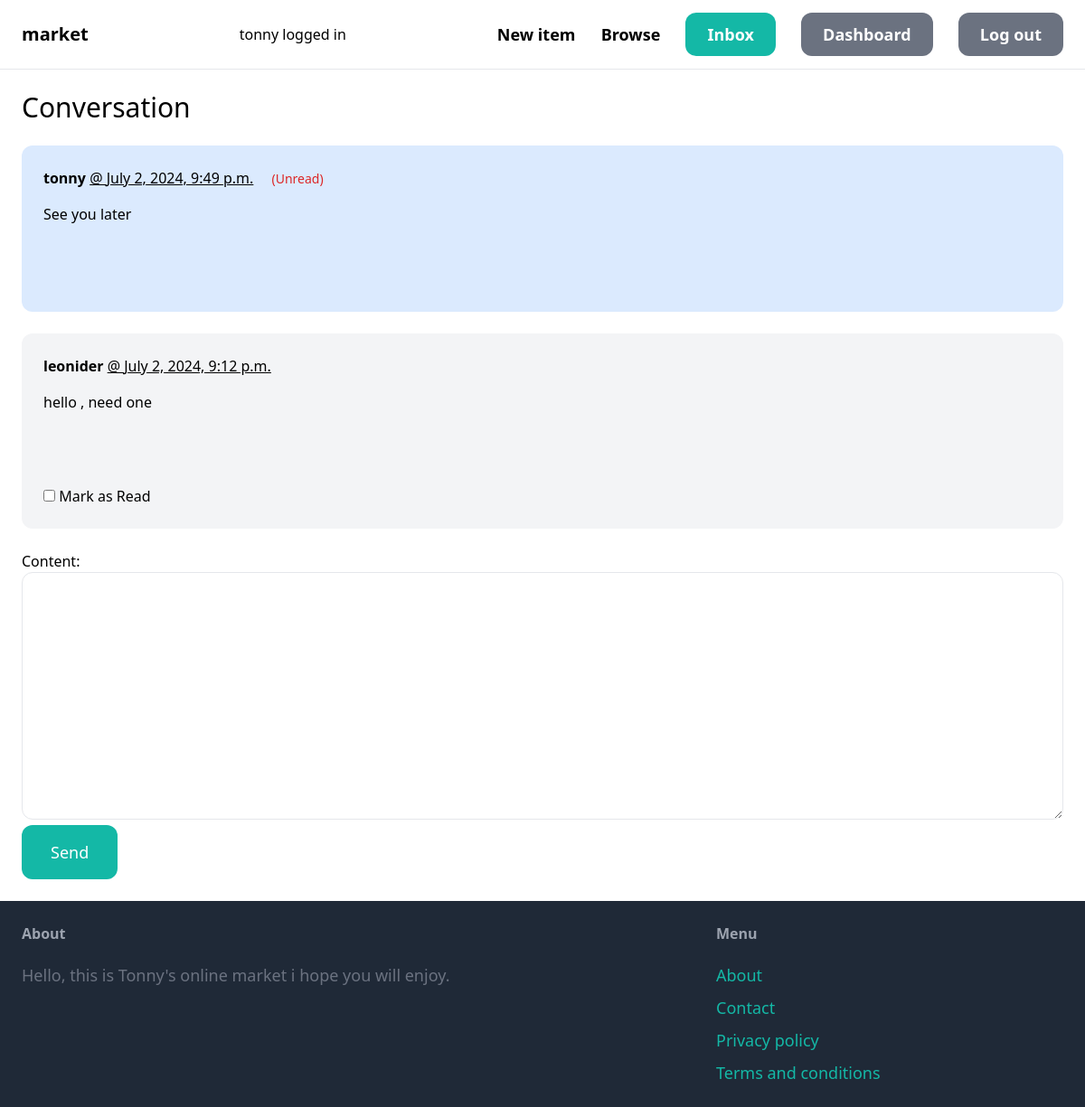
The page /inbox/2/ (signed in) on the database its author committed.
### conversation/models.py (models this page shows, shortened)
class ConversationMessage(models.Model):
    conversation = models.ForeignKey(Conversation, related_name='messages', on_delete=models.CASCADE)
    content = models.TextField()
    created_at = models.DateTimeField(auto_now_add=True)
    created_by = models.ForeignKey(User, related_name='created_messages', on_delete=models.CASCADE)
    is_read = models.BooleanField(default=False)
    class Meta:
        ordering = ('-created_at',)

### conversation/views.py (the view)
# urls.py: path('<int:pk>/', views.detail, name='detail'),
@login_required
def detail(request, pk):
    conversation = Conversation.objects.filter(members__in=[request.user.id]).get(pk=pk)
    if request.method == 'POST':
        form = ConversationMessageForm(request.POST)
        if form.is_valid():
            conversation_message = form.save(commit=False)
            conversation_message.conversation = conversation
            conversation_message.created_by = request.user
            conversation_message.save()
            conversation.save()
            return redirect('conversation:detail', pk=pk)
    else:
        form = ConversationMessageForm()
    return render(request, 'conversation/detail.html', {
        'conversation': conversation,
        'form': form
    })

### conversation/forms.py
class ConversationMessageForm(forms.ModelForm):
    class Meta:
        model = ConversationMessage
        fields = ['content',]
        widgets = {
            'content': forms.Textarea(attrs={
                'class': 'w-full py-4 px-6 rounded-xl border',
            })
        }

### conversation/templates/conversation/detail.html (shortened to what this page needs)
{% extends 'core/base.html' %}
{% block content %}
<h1 class="mb-6 text-3xl">Conversation</h1>
<div class="space-y-6">
    {% for message in conversation.messages.all %}
        <div class="p-6 flex {% if message.created_by == request.user %}bg-blue-100{% else %}bg-gray-100{% endif %} rounded-xl">
            <div>
                <p class="mb-4"><strong>{{ message.created_by.username }}</strong> <u>@ {{ message.created_at }}</u>
                {% if message.created_by == request.user %}
                    <span class="ml-4 text-sm {% if message.is_read %}text-green-600{% else %}text-red-600{% endif %}">
                        {% if message.is_read %}
                            (Read)
                        {% else %}
                            (Unread)
                        {% endif %}
                    </span>
                    <p>{{ message.content }}</p> <br><br><br>
                </p>
                 {% else%}
                    <p>{{ message.content }}</p> <br><br><br>
                    <form method="post" class="mt-2">
                        <label>
                            <input type="checkbox" name="is_read" {% if message.is_read %}checked{% endif %}>
                            Mark as Read
                        </label>
                    </form>
            {% endif %}
            </div>
        </div>
    {% endfor %}
</div>
<form method="post" action="." class="mt-6">
    {{ form.as_p }}
    <button class="py-4 px-8 text-lg bg-teal-500 hover:bg-teal-700 rounded-xl text-white">Send</button>
</form>
{% endblock %}

### core/templates/core/base.html (shortened to what this page needs)
<!DOCTYPE html>
<html lang="en">
<head>
    <script src="https://cdn.tailwindcss.com"></script>
</head>
<body>
    <nav class="py-6 px-6 flex justify-between items-center border-b border-gray-200">
        <a href="/" class="text-xl font-semibold">market</a>
        {% if request.user.is_authenticated %} <h5> {{ user.username }} logged in </h5>  {% endif %}
        <div class="space-x-6">
            <a href="{% url 'item:new' %}" class="text-lg font-semibold hover:text-gray-500">New item</a>
            <a href="{% url 'item:items' %}" class="text-lg font-semibold hover:text-gray-500">Browse</a>
            {% if request.user.is_authenticated %}
                <a href="{% url 'conversation:inbox' %}" class="px-6 py-3 text-lg font-semibold bg-teal-500 text-white rounded-xl hover:bg-teal-700">Inbox</a>
                <a href="{% url 'dashboard:index' %}" class="px-6 py-3 text-lg font-semibold bg-gray-500 text-white rounded-xl hover:bg-gray-700">Dashboard</a>
                <a href="{% url 'core:logout' %}" class="px-6 py-3 text-lg font-semibold bg-gray-500 text-white rounded-xl hover:bg-gray-700">Log out</a>
            {% else%}
                <a href="{% url 'core:signup' %}" class="px-6 py-3 text-lg font-semibold bg-teal-500 text-white rounded-xl hover:bg-teal-700">Sign up</a>
                <a href="{% url 'core:login' %}" class="px-6 py-3 text-lg font-semibold bg-gray-500 text-white rounded-xl hover:bg-gray-700">Log in</a>
            {% endif %}
        </div>
    </nav>
    <div class="px-6 py-6">
        {% block content %}
        {% endblock %}
    </div>
    <footer class="py-6 px-6 flex justify-between bg-gray-800">
        <div class="w-2/3 pr-10">
            <h3 class="mb-5 font-semibold text-gray-400">About</h3>
            <p class="text-lg text-gray-500">Hello, this is Tonny's online market i hope you will enjoy. </p>
        </div>
        <div class="w-1/3">
            <h3 class="mb-5 font-semibold text-gray-400">Menu</h3>
            <ul class="space-y-2">
                <li><a href="#" class="text-lg text-teal-500 hover:text-teal-700">About</a></li>
                <li><a href="{% url 'core:contact' %}" class="text-lg text-teal-500 hover:text-teal-700">Contact</a></li>
                <li><a href="#" class="text-lg text-teal-500 hover:text-teal-700">Privacy policy</a></li>
                <li><a href="#" class="text-lg text-teal-500 hover:text-teal-700">Terms and conditions</a></li>
            </ul>
        </div>
    </footer>
</body>
</html>

### rows shown on the page
ConversationMessage: created_by.username "tonny", created_at "July 2, 2024, 9:49 p.m.", is_read "(Unread)", content "See you later"
ConversationMessage: created_by.username "leonider", created_at "July 2, 2024, 9:12 p.m.", content "hello , need one"

### other values the page prints
{{ user.username }} "tonny"
